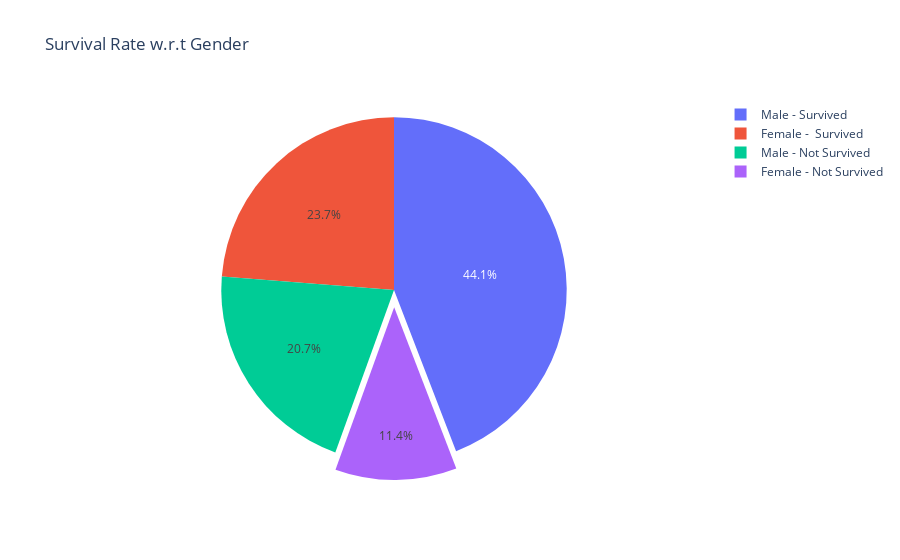

Source (notebook cell):
### Code cell
# pie chart
labels = ['Male - Survived','Male - Not Survived', "Female -  Survived", "Female - Not Survived"]
values = [len(male_survived),len(male_not_survived), len(female_survived),len(female_not_urvived)]

pie = go.Figure(data=[go.Pie(labels=labels, values=values, pull=[0, 0, 0, 0.1])])
pie.update_layout(title_text="Survival Rate w.r.t Gender")


# show the interactive view
pie.show()

InsertChartSeparator()
# export to a png rendered format of the chart
pie.show("png")

### Figure 1 — Plotly figure (JSON) as saved in the notebook; plotly's stock layout.template omitted (floating-point values rounded to 4 significant figures)
{"data": [{"labels": ["Male - Survived", "Male - Not Survived", "Female -  Survived", "Female - Not Survived"], "pull": [0, 0, 0, 0.1], "type": "pie", "values": [132, 62, 71, 34]}], "layout": {"title": {"text": "Survival Rate w.r.t Gender"}}}
